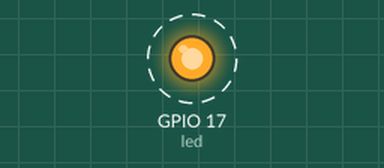
Bench run of a program on a simulated Raspberry Pi (BCM pin numbers). On the bench: output pins drawn as LEDs (lit = HIGH). Dashed ring = blinking. What the program prints to the terminal is not drawn.

Above: at 0.5 s.
Timing chart, 0 to 4.6 s (numbered marks = the images above):
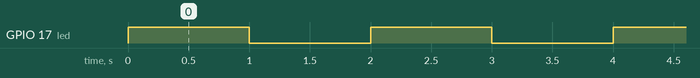

Measured:
- by itself, GPIO 17 (led): alternates HIGH for 1.0 s and LOW for 1.0 s

The program:

LedBlink.py
```python
import gpiozero
import time
import sys

led = gpiozero.LED(17)
print("Program Starting...")
while True:
    try:
        led.on()
        print("The led is on")
        time.sleep(1)
        led.off()
        time.sleep(1)
        print("The led is off")
    except KeyboardInterrupt:
        print("Program Ending...")
        sys.exit()
```
